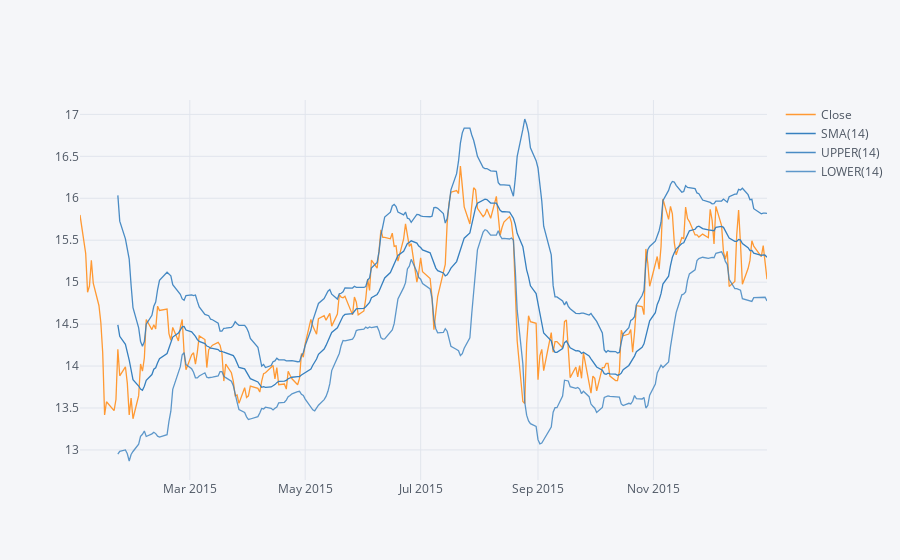

Notebook cell for this chart:
### Code cell
BAC['Close']['2015-01-01':'2016-01-01'].ta_plot(study='boll', periods=14)

### Figure 1 — Plotly figure (JSON) as saved in the notebook; plotly's stock layout.template omitted (floating-point values rounded to 4 significant figures; data arrays with more than 128 entries replaced by an {"elided": "..."} marker saying what was removed)
{"data": [{"line": {"color": "rgba(255, 153, 51, 1.0)", "dash": "solid", "shape": "linear", "width": 1.3}, "mode": "lines", "name": "Close", "text": "", "type": "scatter", "x": {"elided": "252 str values"}, "y": {"elided": "252 float values"}}, {"line": {"color": "rgba(55, 128, 191, 1.0)", "dash": "solid", "shape": "linear", "width": 1.3}, "mode": "lines", "name": "SMA(14)", "text": "", "type": "scatter", "x": {"elided": "252 str values"}, "y": {"elided": "252 mixed values"}}, {"line": {"color": "rgba(55, 128, 191, 0.8999999999999999)", "dash": "solid", "shape": "linear", "width": 1.3}, "mode": "lines", "name": "UPPER(14)", "text": "", "type": "scatter", "x": {"elided": "252 str values"}, "y": {"elided": "252 mixed values"}}, {"line": {"color": "rgba(55, 128, 191, 0.7999999999999998)", "dash": "solid", "shape": "linear", "width": 1.3}, "mode": "lines", "name": "LOWER(14)", "text": "", "type": "scatter", "x": {"elided": "252 str values"}, "y": {"elided": "252 mixed values"}}], "layout": {"legend": {"bgcolor": "#F5F6F9", "font": {"color": "#4D5663"}}, "paper_bgcolor": "#F5F6F9", "plot_bgcolor": "#F5F6F9", "title": {"font": {"color": "#4D5663"}}, "xaxis": {"gridcolor": "#E1E5ED", "showgrid": true, "tickfont": {"color": "#4D5663"}, "title": {"font": {"color": "#4D5663"}, "text": ""}, "zerolinecolor": "#E1E5ED"}, "yaxis": {"gridcolor": "#E1E5ED", "showgrid": true, "tickfont": {"color": "#4D5663"}, "title": {"font": {"color": "#4D5663"}, "text": ""}, "zerolinecolor": "#E1E5ED"}}}
